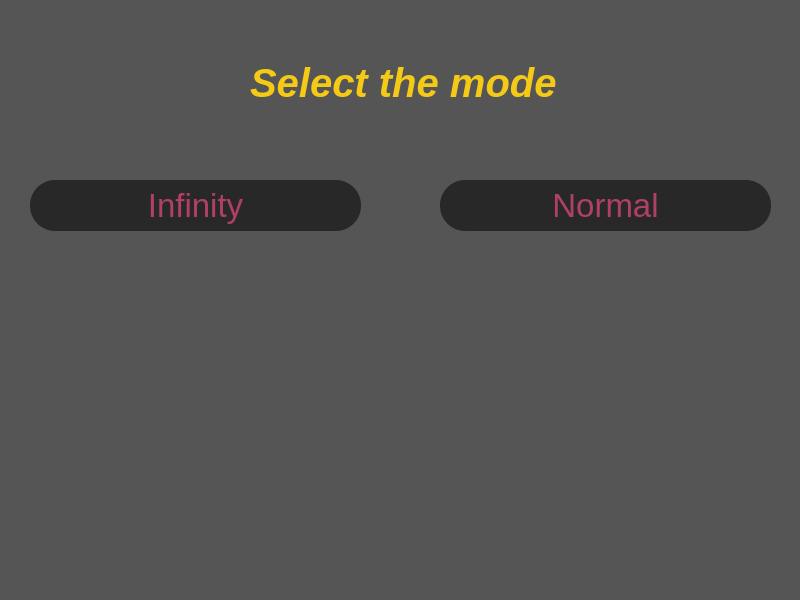
<?xml version="1.0" encoding="UTF-8"?>
<ui version="4.0">
 <class>PlayWindow</class>
 <widget class="QWidget" name="PlayWindow">
  <property name="geometry">
   <rect>
    <x>0</x>
    <y>0</y>
    <width>800</width>
    <height>600</height>
   </rect>
  </property>
  <property name="windowTitle">
   <string>Form</string>
  </property>
  <property name="styleSheet">
   <string notr="true">background-color:rgb(85, 85, 85);
</string>
  </property>
  <widget class="QLabel" name="label">
   <property name="geometry">
    <rect>
     <x>250</x>
     <y>50</y>
     <width>381</width>
     <height>67</height>
    </rect>
   </property>
   <property name="font">
    <font>
     <pointsize>30</pointsize>
    </font>
   </property>
   <property name="styleSheet">
    <string notr="true">color:rgb(244,202,22);</string>
   </property>
   <property name="text">
    <string>&lt;html&gt;&lt;head/&gt;&lt;body&gt;&lt;p&gt;&lt;span style=&quot; font-weight:700; font-style:italic;&quot;&gt;Select the mode&lt;/span&gt;&lt;/p&gt;&lt;/body&gt;&lt;/html&gt;</string>
   </property>
  </widget>
  <widget class="QPushButton" name="pushButton">
   <property name="geometry">
    <rect>
     <x>30</x>
     <y>180</y>
     <width>331</width>
     <height>51</height>
    </rect>
   </property>
   <property name="font">
    <font>
     <pointsize>25</pointsize>
    </font>
   </property>
   <property name="styleSheet">
    <string notr="true">background-color:rgb(40, 40, 40);
color:rgb(176,64,100);
border-radius:25px</string>
   </property>
   <property name="text">
    <string>Infinity</string>
   </property>
  </widget>
  <widget class="QPushButton" name="pushButton_2">
   <property name="geometry">
    <rect>
     <x>440</x>
     <y>180</y>
     <width>331</width>
     <height>51</height>
    </rect>
   </property>
   <property name="font">
    <font>
     <pointsize>25</pointsize>
    </font>
   </property>
   <property name="styleSheet">
    <string notr="true">background-color:rgb(40, 40, 40);
color:rgb(176,64,100);
border-radius:25px</string>
   </property>
   <property name="text">
    <string>Normal</string>
   </property>
  </widget>
  <widget class="QLabel" name="label_picc">
   <property name="geometry">
    <rect>
     <x>270</x>
     <y>240</y>
     <width>331</width>
     <height>301</height>
    </rect>
   </property>
   <property name="text">
    <string/>
   </property>
  </widget>
 </widget>
 <resources/>
 <connections/>
</ui>
